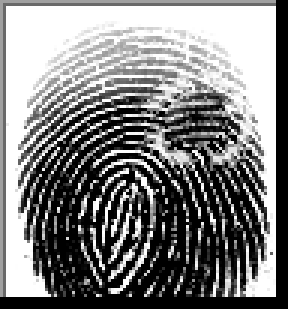
#> input picture 1__M_Left_index_finger_CR.BMP, 96 x 103 px (shown 3 times larger)
$ python -i app.py   (imports and definitions only)   (older library calls are emulated)
#> lines starting #> are read from the running program, lines starting #| are printed output that depends on the picture; after the words box and inside, x2 and y2 are one past the last pixel; in counts of white or black regions, pixels touching at a corner belong together
#> further down, picture is the input picture: shape (103, 96); min 0, max 255, mean 128.5
### enhance/ridge_segment.py
# -*- coding: utf-8 -*-
"""
Created on Mon Apr 18 23:04:30 2016

@author: utkarsh
"""


# RIDGESEGMENT - Normalises fingerprint image and segments ridge region
#
# Function identifies ridge regions of a fingerprint image and returns a
# mask identifying this region.  It also normalises the intesity values of
# the image so that the ridge regions have zero mean, unit standard
# deviation.
#
# This function breaks the image up into blocks of size blksze x blksze and
# evaluates the standard deviation in each region.  If the standard
# deviation is above the threshold it is deemed part of the fingerprint.
# Note that the image is normalised to have zero mean, unit standard
# deviation prior to performing this process so that the threshold you
# specify is relative to a unit standard deviation.
#
# Usage:   [normim, mask, maskind] = ridgesegment(im, blksze, thresh)
#
# Arguments:   im     - Fingerprint image to be segmented.
#              blksze - Block size over which the the standard
#                       deviation is determined (try a value of 16).
#              thresh - Threshold of standard deviation to decide if a
#                       block is a ridge region (Try a value 0.1 - 0.2)
#
# Returns:     normim - Image where the ridge regions are renormalised to
#                       have zero mean, unit standard deviation.
#              mask   - Mask indicating ridge-like regions of the image,
#                       0 for non ridge regions, 1 for ridge regions.
#              maskind - Vector of indices of locations within the mask.
#
# Suggested values for a 500dpi fingerprint image:
#
#   [normim, mask, maskind] = ridgesegment(im, 16, 0.1)
#
# See also: RIDGEORIENT, RIDGEFREQ, RIDGEFILTER

### REFERENCES

# Peter Kovesi
# School of Computer Science & Software Engineering
# The University of Western Australia
# pk at csse uwa edu au
# http://www.csse.uwa.edu.au/~pk


import numpy as np


def normalise(img, mean, std):
    normed = (img - np.mean(img)) / (np.std(img))
    return normed


def ridge_segment(im, blksze, thresh):
#> called with blksze = 16, thresh = 0.1
    rows, cols = im.shape

    im = normalise(im, 0, 1)
    # normalise to get zero mean and unit standard deviation

    new_rows = np.int(blksze * np.ceil((np.float(rows)) / (np.float(blksze))))
    new_cols = np.int(blksze * np.ceil((np.float(cols)) / (np.float(blksze))))

    padded_img = np.zeros((new_rows, new_cols))
    stddevim = np.zeros((new_rows, new_cols))

    padded_img[0:rows][:, 0:cols] = im

    for i in range(0, new_rows, blksze):
        for j in range(0, new_cols, blksze):
            block = padded_img[i : i + blksze][:, j : j + blksze]

            stddevim[i : i + blksze][:, j : j + blksze] = np.std(block) * np.ones(
                block.shape
            )
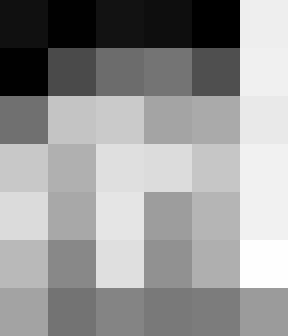
#> stddevim: shape (112, 96) float64 (shown 3 times larger); min 0.222, max 1.06, mean 0.722; drawn with min black and max white

    stddevim = stddevim[0:rows][:, 0:cols]
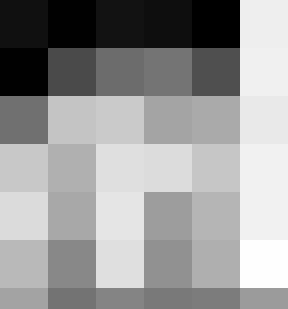
#> stddevim: shape (103, 96) float64 (shown 3 times larger); min 0.222, max 1.06, mean 0.726; drawn with min black and max white

    mask = stddevim > thresh
#> mask: shape (103, 96) bool; every value is 1

    mean_val = np.mean(im[mask])
#> mean_val = 1.15e-16

    std_val = np.std(im[mask])
#> std_val = 1

    normim = (im - mean_val) / (std_val)

    return (normim, mask)

### enhance/ridge_orient.py
# -*- coding: utf-8 -*-
"""
Created on Tue Apr 19 11:31:54 2016

@author: utkarsh
"""


# RIDGEORIENT - Estimates the local orientation of ridges in a fingerprint
#
# Usage:  [orientim, reliability, coherence] = ridgeorientation(im, gradientsigma,...
#                                             blocksigma, ...
#                                             orientsmoothsigma)
#
# Arguments:  im                - A normalised input image.
#             gradientsigma     - Sigma of the derivative of Gaussian
#                                 used to compute image gradients.
#             blocksigma        - Sigma of the Gaussian weighting used to
#                                 sum the gradient moments.
#             orientsmoothsigma - Sigma of the Gaussian used to smooth
#                                 the final orientation vector field.
#                                 Optional: if ommitted it defaults to 0
#
# Returns:    orientim          - The orientation image in radians.
#                                 Orientation values are +ve clockwise
#                                 and give the direction *along* the
#                                 ridges.
#             reliability       - Measure of the reliability of the
#                                 orientation measure.  This is a value
#                                 between 0 and 1. I think a value above
#                                 about 0.5 can be considered 'reliable'.
#                                 reliability = 1 - Imin./(Imax+.001);
#             coherence         - A measure of the degree to which the local
#                                 area is oriented.
#                                 coherence = ((Imax-Imin)./(Imax+Imin)).^2;
#
# With a fingerprint image at a 'standard' resolution of 500dpi suggested
# parameter values might be:
#
#    [orientim, reliability] = ridgeorient(im, 1, 3, 3);
#
# See also: RIDGESEGMENT, RIDGEFREQ, RIDGEFILTER

### REFERENCES

# May 2003      Original version by Raymond Thai,
# January 2005  Reworked by Peter Kovesi
# October 2011  Added coherence computation and orientsmoothsigma made optional
#
# School of Computer Science & Software Engineering
# The University of Western Australia
# pk at csse uwa edu au
# http://www.csse.uwa.edu.au/~pk


import numpy as np
import cv2
from scipy import ndimage
from scipy import signal


def ridge_orient(im, gradientsigma, blocksigma, orientsmoothsigma):
#> called with gradientsigma = 1, blocksigma = 7, orientsmoothsigma = 7
    rows, cols = im.shape
#> rows = 103; cols = 96
    # Calculate image gradients.
    sze = np.fix(6 * gradientsigma)
    if np.remainder(sze, 2) == 0:
        sze = sze + 1

    gauss = cv2.getGaussianKernel(np.int(sze), gradientsigma)
    f = gauss * gauss.T

    fy, fx = np.gradient(f)
    # Gradient of Gaussian

    # Gx = ndimage.convolve(np.double(im),fx);
    # Gy = ndimage.convolve(np.double(im),fy);

    Gx = signal.convolve2d(im, fx, mode="same")
    Gy = signal.convolve2d(im, fy, mode="same")

    Gxx = np.power(Gx, 2)
    Gyy = np.power(Gy, 2)
    Gxy = Gx * Gy

    # Now smooth the covariance data to perform a weighted summation of the data.

    sze = np.fix(6 * blocksigma)

    gauss = cv2.getGaussianKernel(np.int(sze), blocksigma)
    f = gauss * gauss.T

    Gxx = ndimage.convolve(Gxx, f)
    Gyy = ndimage.convolve(Gyy, f)
    Gxy = 2 * ndimage.convolve(Gxy, f)

    # Analytic solution of principal direction
    denom = np.sqrt(np.power(Gxy, 2) + np.power((Gxx - Gyy), 2)) + np.finfo(float).eps

    sin2theta = Gxy / denom
    # Sine and cosine of doubled angles
    cos2theta = (Gxx - Gyy) / denom

    if orientsmoothsigma:
        sze = np.fix(6 * orientsmoothsigma)
        if np.remainder(sze, 2) == 0:
            sze = sze + 1
        gauss = cv2.getGaussianKernel(np.int(sze), orientsmoothsigma)
        f = gauss * gauss.T
        cos2theta = ndimage.convolve(cos2theta, f)
        # Smoothed sine and cosine of
        sin2theta = ndimage.convolve(sin2theta, f)
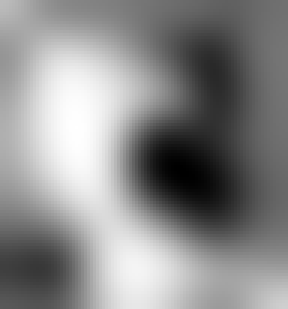
#> sin2theta: shape (103, 96) float64 (shown 3 times larger); min -0.853, max 0.949, mean 0.129; drawn with min black and max white
        # doubled angles

    orientim = np.pi / 2 + np.arctan2(sin2theta, cos2theta) / 2
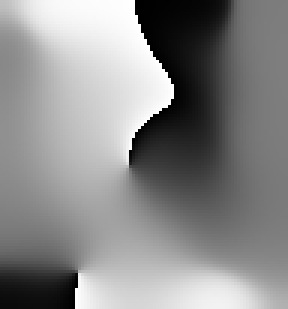
#> orientim: shape (103, 96) float64 (shown 3 times larger); min 0.000175, max 3.14, mean 1.7; drawn with min black and max white
    return orientim

### enhance/ridge_freq.py
# -*- coding: utf-8 -*-
"""
Created on Tue Apr 19 12:14:49 2016

@author: utkarsh
"""


# RIDGEFREQ - Calculates a ridge frequency image
#
# Function to estimate the fingerprint ridge frequency across a
# fingerprint image. This is done by considering blocks of the image and
# determining a ridgecount within each block by a call to FREQEST.
#
# Usage:
#  [freqim, medianfreq] =  ridgefreq(im, mask, orientim, blksze, windsze, ...
#                                    minWaveLength, maxWaveLength)
#
# Arguments:
#         im       - Image to be processed.
#         mask     - Mask defining ridge regions (obtained from RIDGESEGMENT)
#         orientim - Ridge orientation image (obtained from RIDGORIENT)
#         blksze   - Size of image block to use (say 32)
#         windsze  - Window length used to identify peaks. This should be
#                    an odd integer, say 3 or 5.
#         minWaveLength,  maxWaveLength - Minimum and maximum ridge
#                     wavelengths, in pixels, considered acceptable.
#
# Returns:
#         freqim     - An image  the same size as im with  values set to
#                      the estimated ridge spatial frequency within each
#                      image block.  If a  ridge frequency cannot be
#                      found within a block, or cannot be found within the
#                      limits set by min and max Wavlength freqim is set
#                      to zeros within that block.
#         medianfreq - Median frequency value evaluated over all the
#                      valid regions of the image.
#
# Suggested parameters for a 500dpi fingerprint image
#   [freqim, medianfreq] = ridgefreq(im,orientim, 32, 5, 5, 15);
#

# See also: RIDGEORIENT, FREQEST, RIDGESEGMENT

# Reference:
# Hong, L., Wan, Y., and Jain, A. K. Fingerprint image enhancement:
# Algorithm and performance evaluation. IEEE Transactions on Pattern
# Analysis and Machine Intelligence 20, 8 (1998), 777 789.

### REFERENCES

# Peter Kovesi
# School of Computer Science & Software Engineering
# The University of Western Australia
# pk at csse uwa edu au
# http://www.csse.uwa.edu.au/~pk


import numpy as np

# import math
# import scipy.ndimage
from .frequest import frequest


def ridge_freq(im, mask, orient, blksze, windsze, minWaveLength, maxWaveLength):
#> called with blksze = 38, windsze = 5, minWaveLength = 5, maxWaveLength = 15
    rows, cols = im.shape
#> rows = 103; cols = 96
    freq = np.zeros((rows, cols))

    for r in range(0, rows - blksze, blksze):
        for c in range(0, cols - blksze, blksze):
            blkim = im[r : r + blksze][:, c : c + blksze]
            blkor = orient[r : r + blksze][:, c : c + blksze]

            freq[r : r + blksze][:, c : c + blksze] = frequest(
                blkim, blkor, windsze, minWaveLength, maxWaveLength
            )
#> this loop made 2 passes
#> pass 1, in frequest (call 2), `rotim = rotim[offset : offset + cropsze][:, offset : offset + cropsze]`:
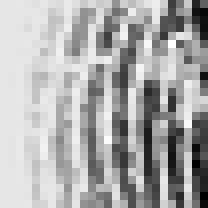
#> rotim: shape (26, 26) float64 (shown 8 times larger); min -1.06, max 1.35, mean 0.561; drawn with min black and max white
#> after the loop:
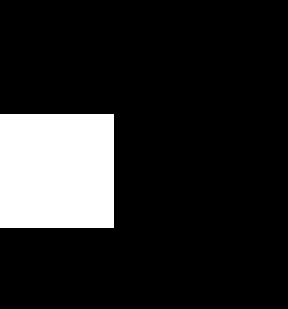
#> freq: shape (103, 96) float64 (shown 3 times larger); values 0 (black) and 0.2 (white), 14.6% white; 1 white region, box (x1, y1, x2, y2) and area: (0, 38, 38, 76) 1444

    freq = freq * mask
    freq_1d = np.reshape(freq, (1, rows * cols))
    ind = np.where(freq_1d > 0)
#> ind = 1444 positions, rows 0 to 0, columns 3648 to 7237

    ind = np.array(ind)
    ind = ind[1, :]
#> ind = 1444 values from 3648 to 7237

    non_zero_elems_in_freq = freq_1d[0][ind]
#> non_zero_elems_in_freq = 1444 values from 0.2 to 0.2

    meanfreq = np.mean(non_zero_elems_in_freq)
#> meanfreq = 0.2
    medianfreq = np.median(non_zero_elems_in_freq)
#> medianfreq = 0.2
    # does not work properly
    return (freq, meanfreq)

### enhance/frequest.py
# -*- coding: utf-8 -*-
"""
Created on Fri Apr 22 02:51:53 2016

@author: utkarsh
"""


# FREQEST - Estimate fingerprint ridge frequency within image block
#
# Function to estimate the fingerprint ridge frequency within a small block
# of a fingerprint image.  This function is used by RIDGEFREQ
#
# Usage:
#  freqim =  freqest(im, orientim, windsze, minWaveLength, maxWaveLength)
#
# Arguments:
#         im       - Image block to be processed.
#         orientim - Ridge orientation image of image block.
#         windsze  - Window length used to identify peaks. This should be
#                    an odd integer, say 3 or 5.
#         minWaveLength,  maxWaveLength - Minimum and maximum ridge
#                     wavelengths, in pixels, considered acceptable.
#
# Returns:
#         freqim    - An image block the same size as im with all values
#                     set to the estimated ridge spatial frequency.  If a
#                     ridge frequency cannot be found, or cannot be found
#                     within the limits set by min and max Wavlength
#                     freqim is set to zeros.
#
# Suggested parameters for a 500dpi fingerprint image
#   freqim = freqest(im,orientim, 5, 5, 15);
#
# See also:  RIDGEFREQ, RIDGEORIENT, RIDGESEGMENT

### REFERENCES

# Peter Kovesi
# School of Computer Science & Software Engineering
# The University of Western Australia
# pk at csse uwa edu au
# http://www.csse.uwa.edu.au/~pk


import numpy as np
import math
import scipy.ndimage


# import cv2
def frequest(im, orientim, windsze, minWaveLength, maxWaveLength):
    rows, cols = np.shape(im)

    # Find mean orientation within the block. This is done by averaging the
    # sines and cosines of the doubled angles before reconstructing the
    # angle again.  This avoids wraparound problems at the origin.

    cosorient = np.mean(np.cos(2 * orientim))
    sinorient = np.mean(np.sin(2 * orientim))
    orient = math.atan2(sinorient, cosorient) / 2

    # Rotate the image block so that the ridges are vertical

    # ROT_mat = cv2.getRotationMatrix2D((cols/2,rows/2),orient/np.pi*180 + 90,1)
    # rotim = cv2.warpAffine(im,ROT_mat,(cols,rows))
    rotim = scipy.ndimage.rotate(
        im,
        orient / np.pi * 180 + 90,
        axes=(1, 0),
        reshape=False,
        order=3,
        mode="nearest",
    )

    # Now crop the image so that the rotated image does not contain any
    # invalid regions.  This prevents the projection down the columns
    # from being mucked up.

    cropsze = int(np.fix(rows / np.sqrt(2)))
    offset = int(np.fix((rows - cropsze) / 2))
    rotim = rotim[offset : offset + cropsze][:, offset : offset + cropsze]

    # Sum down the columns to get a projection of the grey values down
    # the ridges.

    proj = np.sum(rotim, axis=0)
    dilation = scipy.ndimage.grey_dilation(proj, windsze, structure=np.ones(windsze))

    temp = np.abs(dilation - proj)

    peak_thresh = 2

    maxpts = (temp < peak_thresh) & (proj > np.mean(proj))
    maxind = np.where(maxpts)

    rows_maxind, cols_maxind = np.shape(maxind)

    # Determine the spatial frequency of the ridges by divinding the
    # distance between the 1st and last peaks by the (No of peaks-1). If no
    # peaks are detected, or the wavelength is outside the allowed bounds,
    # the frequency image is set to 0

    if cols_maxind < 2:
        freqim = np.zeros(im.shape)
    else:
        NoOfPeaks = cols_maxind
        waveLength = (maxind[0][cols_maxind - 1] - maxind[0][0]) / (NoOfPeaks - 1)
        if waveLength >= minWaveLength and waveLength <= maxWaveLength:
            freqim = 1 / np.double(waveLength) * np.ones(im.shape)
        else:
            freqim = np.zeros(im.shape)

    return freqim

### enhance/image_enhance.py
# -*- coding: utf-8 -*-
"""
Created on Mon Apr 18 22:50:30 2016

@author: utkarsh
"""
from .ridge_segment import ridge_segment
from .ridge_orient import ridge_orient
from .ridge_freq import ridge_freq
from .ridge_filter import ridge_filter


def image_enhance(img):
    blksze = 16
    thresh = 0.1
    normim, mask = ridge_segment(img, blksze, thresh)
    # normalise the image and find a ROI

    gradientsigma = 1
    blocksigma = 7
    orientsmoothsigma = 7
    orientim = ridge_orient(normim, gradientsigma, blocksigma, orientsmoothsigma)
    # find orientation of every pixel

    blksze = 38
    windsze = 5
    minWaveLength = 5
    maxWaveLength = 15
    freq, medfreq = ridge_freq(
        normim, mask, orientim, blksze, windsze, minWaveLength, maxWaveLength
    )
#> medfreq = 0.2
    # find the overall frequency of ridges

    freq = medfreq * mask
#> freq: shape (103, 96) float64; every value is 0.2
    kx = 0.65
    ky = 0.65
    newim = ridge_filter(normim, orientim, freq, kx, ky)
    # create gabor filter and do the actual filtering

    # th, bin_im = cv2.threshold(np.uint8(newim),0,255,cv2.THRESH_BINARY);
    return newim < -3

### enhance/ridge_filter.py
# -*- coding: utf-8 -*-
"""
Created on Fri Apr 22 03:15:03 2016

@author: utkarsh
"""


# RIDGEFILTER - enhances fingerprint image via oriented filters
#
# Function to enhance fingerprint image via oriented filters
#
# Usage:
#  newim =  ridgefilter(im, orientim, freqim, kx, ky, showfilter)
#
# Arguments:
#         im       - Image to be processed.
#         orientim - Ridge orientation image, obtained from RIDGEORIENT.
#         freqim   - Ridge frequency image, obtained from RIDGEFREQ.
#         kx, ky   - Scale factors specifying the filter sigma relative
#                    to the wavelength of the filter.  This is done so
#                    that the shapes of the filters are invariant to the
#                    scale.  kx controls the sigma in the x direction
#                    which is along the filter, and hence controls the
#                    bandwidth of the filter.  ky controls the sigma
#                    across the filter and hence controls the
#                    orientational selectivity of the filter. A value of
#                    0.5 for both kx and ky is a good starting point.
#         showfilter - An optional flag 0/1.  When set an image of the
#                      largest scale filter is displayed for inspection.
#
# Returns:
#         newim    - The enhanced image
#
# See also: RIDGEORIENT, RIDGEFREQ, RIDGESEGMENT

# Reference:
# Hong, L., Wan, Y., and Jain, A. K. Fingerprint image enhancement:
# Algorithm and performance evaluation. IEEE Transactions on Pattern
# Analysis and Machine Intelligence 20, 8 (1998), 777 789.

### REFERENCES

# Peter Kovesi
# School of Computer Science & Software Engineering
# The University of Western Australia
# pk at csse uwa edu au
# http://www.csse.uwa.edu.au/~pk


import numpy as np
import scipy


def ridge_filter(im, orient, freq, kx, ky):
#> called with kx = 0.65, ky = 0.65
    angleInc = 3
    im = np.double(im)
    rows, cols = im.shape
#> rows = 103; cols = 96
    newim = np.zeros((rows, cols))

    freq_1d = np.reshape(freq, (1, rows * cols))
    ind = np.where(freq_1d > 0)
#> ind = 9888 positions, rows 0 to 0, columns 0 to 9887

    ind = np.array(ind)
    ind = ind[1, :]
#> ind = 9888 values from 0 to 9887

    # Round the array of frequencies to the nearest 0.01 to reduce the
    # number of distinct frequencies we have to deal with.

    non_zero_elems_in_freq = freq_1d[0][ind]
#> non_zero_elems_in_freq = 9888 values from 0.2 to 0.2
    non_zero_elems_in_freq = np.double(np.round((non_zero_elems_in_freq * 100))) / 100

    unfreq = np.unique(non_zero_elems_in_freq)
#> unfreq = [0.2]

    # Generate filters corresponding to these distinct frequencies and
    # orientations in 'angleInc' increments.

    sigmax = 1 / unfreq[0] * kx
#> sigmax = 3.25
    sigmay = 1 / unfreq[0] * ky
#> sigmay = 3.25

    sze = np.round(3 * np.max([sigmax, sigmay]))
#> sze = 10

    x, y = np.meshgrid(
        np.linspace(-sze, sze, (2 * sze + 1)), np.linspace(-sze, sze, (2 * sze + 1))
    )

    reffilter = np.exp(
        -(((np.power(x, 2)) / (sigmax * sigmax) + (np.power(y, 2)) / (sigmay * sigmay)))
    ) * np.cos(2 * np.pi * unfreq[0] * x)
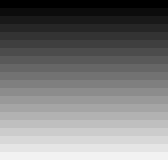
#> y: shape (21, 21) float64 (shown 8 times larger); min -10, max 10, mean 0; drawn with min black and max white
    # this is the original gabor filter

    filt_rows, filt_cols = reffilter.shape
#> filt_rows = 21; filt_cols = 21

    gabor_filter = np.array(
        np.zeros((int(180 / angleInc), int(filt_rows), int(filt_cols)))
    )

    for o in range(0, int(180 / angleInc)):
        # Generate rotated versions of the filter.  Note orientation
        # image provides orientation *along* the ridges, hence +90
        # degrees, and imrotate requires angles +ve anticlockwise, hence
        # the minus sign.

        rot_filt = scipy.ndimage.rotate(reffilter, -(o * angleInc + 90), reshape=False)
        gabor_filter[o] = rot_filt
#> (the rest of the program and of its run is left out)
